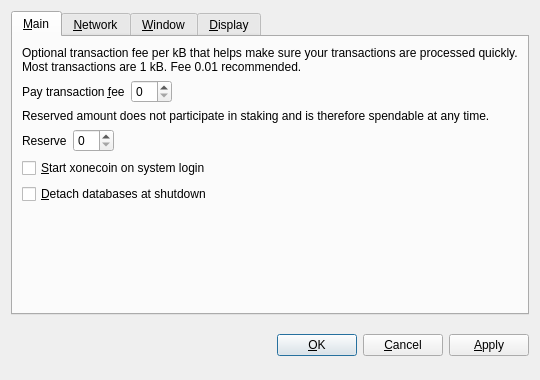
<?xml version="1.0" encoding="UTF-8"?>
<ui version="4.0">
 <class>OptionsDialog</class>
 <widget class="QDialog" name="OptionsDialog">
  <property name="geometry">
   <rect>
    <x>0</x>
    <y>0</y>
    <width>540</width>
    <height>380</height>
   </rect>
  </property>
  <property name="windowTitle">
   <string>Options</string>
  </property>
  <property name="modal">
   <bool>true</bool>
  </property>
  <layout class="QVBoxLayout" name="verticalLayout">
   <item>
    <widget class="QTabWidget" name="tabWidget">
     <property name="tabPosition">
      <enum>QTabWidget::North</enum>
     </property>
     <property name="currentIndex">
      <number>0</number>
     </property>
     <widget class="QWidget" name="tabMain">
      <attribute name="title">
       <string>&amp;Main</string>
      </attribute>
      <layout class="QVBoxLayout" name="verticalLayout_Main">
       <item>
        <widget class="QLabel" name="transactionFeeInfoLabel">
         <property name="text">
          <string>Optional transaction fee per kB that helps make sure your transactions are processed quickly. Most transactions are 1 kB. Fee 0.01 recommended.</string>
         </property>
         <property name="textFormat">
          <enum>Qt::PlainText</enum>
         </property>
         <property name="wordWrap">
          <bool>true</bool>
         </property>
        </widget>
       </item>
       <item>
        <layout class="QHBoxLayout" name="horizontalLayoutFee">
         <item>
          <widget class="QLabel" name="transactionFeeLabel">
           <property name="text">
            <string>Pay transaction &amp;fee</string>
           </property>
           <property name="textFormat">
            <enum>Qt::PlainText</enum>
           </property>
           <property name="buddy">
            <cstring>transactionFee</cstring>
           </property>
          </widget>
         </item>
         <item>
          <widget class="BitcoinAmountField" name="transactionFee"/>
         </item>
         <item>
          <spacer name="horizontalSpacerFee">
           <property name="orientation">
            <enum>Qt::Horizontal</enum>
           </property>
           <property name="sizeHint" stdset="0">
            <size>
             <width>40</width>
             <height>20</height>
            </size>
           </property>
          </spacer>
         </item>
        </layout>
       </item>
       <item>
        <widget class="QLabel" name="reserveBalanceInfoLabel">
         <property name="text">
          <string>Reserved amount does not participate in staking and is therefore spendable at any time.</string>
         </property>
         <property name="textFormat">
          <enum>Qt::PlainText</enum>
         </property>
         <property name="wordWrap">
          <bool>true</bool>
         </property>
        </widget>
       </item>
       <item>
        <layout class="QHBoxLayout" name="horizontalLayoutReserveBalance">
         <item>
          <widget class="QLabel" name="reserveBalanceLabel">
           <property name="text">
            <string>Reserve</string>
           </property>
           <property name="textFormat">
            <enum>Qt::PlainText</enum>
           </property>
           <property name="buddy">
            <cstring>reserveBalance</cstring>
           </property>
          </widget>
         </item>
         <item>
          <widget class="BitcoinAmountField" name="reserveBalance"/>
         </item>
         <item>
          <spacer name="horizontalSpacerReserveBalance">
           <property name="orientation">
            <enum>Qt::Horizontal</enum>
           </property>
           <property name="sizeHint" stdset="0">
            <size>
             <width>40</width>
             <height>20</height>
            </size>
           </property>
          </spacer>
         </item>
        </layout>
       </item>
       <item>
        <widget class="QCheckBox" name="bitcoinAtStartup">
         <property name="toolTip">
          <string>Automatically start xonecoin after logging in to the system.</string>
         </property>
         <property name="text">
          <string>&amp;Start xonecoin on system login</string>
         </property>
        </widget>
       </item>
       <item>
        <widget class="QCheckBox" name="detachDatabases">
         <property name="toolTip">
          <string>Detach block and address databases at shutdown. This means they can be moved to another data directory, but it slows down shutdown. The wallet is always detached.</string>
         </property>
         <property name="text">
          <string>&amp;Detach databases at shutdown</string>
         </property>
        </widget>
       </item>
       <item>
        <spacer name="verticalSpacer_Main">
         <property name="orientation">
          <enum>Qt::Vertical</enum>
         </property>
         <property name="sizeHint" stdset="0">
          <size>
           <width>20</width>
           <height>40</height>
          </size>
         </property>
        </spacer>
       </item>
      </layout>
     </widget>
     <widget class="QWidget" name="tabNetwork">
      <attribute name="title">
       <string>&amp;Network</string>
      </attribute>
      <layout class="QVBoxLayout" name="verticalLayout_Network">
       <item>
        <widget class="QCheckBox" name="mapPortUpnp">
         <property name="toolTip">
          <string>Automatically open the xonecoin client port on the router. This only works when your router supports UPnP and it is enabled.</string>
         </property>
         <property name="text">
          <string>Map port using &amp;UPnP</string>
         </property>
        </widget>
       </item>
       <item>
        <widget class="QCheckBox" name="connectSocks">
         <property name="toolTip">
          <string>Connect to the xonecoin network through a SOCKS proxy (e.g. when connecting through Tor).</string>
         </property>
         <property name="text">
          <string>&amp;Connect through SOCKS proxy:</string>
         </property>
        </widget>
       </item>
       <item>
        <layout class="QHBoxLayout" name="horizontalLayout_Network">
         <item>
          <widget class="QLabel" name="proxyIpLabel">
           <property name="text">
            <string>Proxy &amp;IP:</string>
           </property>
           <property name="textFormat">
            <enum>Qt::PlainText</enum>
           </property>
           <property name="buddy">
            <cstring>proxyIp</cstring>
           </property>
          </widget>
         </item>
         <item>
          <widget class="QValidatedLineEdit" name="proxyIp">
           <property name="maximumSize">
            <size>
             <width>140</width>
             <height>16777215</height>
            </size>
           </property>
           <property name="toolTip">
            <string>IP address of the proxy (e.g. 127.0.0.1)</string>
           </property>
          </widget>
         </item>
         <item>
          <widget class="QLabel" name="proxyPortLabel">
           <property name="text">
            <string>&amp;Port:</string>
           </property>
           <property name="textFormat">
            <enum>Qt::PlainText</enum>
           </property>
           <property name="buddy">
            <cstring>proxyPort</cstring>
           </property>
          </widget>
         </item>
         <item>
          <widget class="QLineEdit" name="proxyPort">
           <property name="maximumSize">
            <size>
             <width>55</width>
             <height>16777215</height>
            </size>
           </property>
           <property name="toolTip">
            <string>Port of the proxy (e.g. 9050)</string>
           </property>
          </widget>
         </item>
         <item>
          <widget class="QLabel" name="socksVersionLabel">
           <property name="text">
            <string>SOCKS &amp;Version:</string>
           </property>
           <property name="textFormat">
            <enum>Qt::PlainText</enum>
           </property>
           <property name="buddy">
            <cstring>socksVersion</cstring>
           </property>
          </widget>
         </item>
         <item>
          <widget class="QValueComboBox" name="socksVersion">
           <property name="toolTip">
            <string>SOCKS version of the proxy (e.g. 5)</string>
           </property>
          </widget>
         </item>
         <item>
          <spacer name="horizontalSpacer_Network">
           <property name="orientation">
            <enum>Qt::Horizontal</enum>
           </property>
           <property name="sizeHint" stdset="0">
            <size>
             <width>40</width>
             <height>20</height>
            </size>
           </property>
          </spacer>
         </item>
        </layout>
       </item>
       <item>
        <spacer name="verticalSpacer_Network">
         <property name="orientation">
          <enum>Qt::Vertical</enum>
         </property>
         <property name="sizeHint" stdset="0">
          <size>
           <width>20</width>
           <height>40</height>
          </size>
         </property>
        </spacer>
       </item>
      </layout>
     </widget>
     <widget class="QWidget" name="tabWindow">
      <attribute name="title">
       <string>&amp;Window</string>
      </attribute>
      <layout class="QVBoxLayout" name="verticalLayout_Window">
       <item>
        <widget class="QCheckBox" name="minimizeToTray">
         <property name="toolTip">
          <string>Show only a tray icon after minimizing the window.</string>
         </property>
         <property name="text">
          <string>&amp;Minimize to the tray instead of the taskbar</string>
         </property>
        </widget>
       </item>
       <item>
        <widget class="QCheckBox" name="minimizeOnClose">
         <property name="toolTip">
          <string>Minimize instead of exit the application when the window is closed. When this option is enabled, the application will be closed only after selecting Quit in the menu.</string>
         </property>
         <property name="text">
          <string>M&amp;inimize on close</string>
         </property>
        </widget>
       </item>
       <item>
        <spacer name="verticalSpacer_Window">
         <property name="orientation">
          <enum>Qt::Vertical</enum>
         </property>
         <property name="sizeHint" stdset="0">
          <size>
           <width>20</width>
           <height>40</height>
          </size>
         </property>
        </spacer>
       </item>
      </layout>
     </widget>
     <widget class="QWidget" name="tabDisplay">
      <attribute name="title">
       <string>&amp;Display</string>
      </attribute>
      <layout class="QVBoxLayout" name="verticalLayout_Display">
       <item>
        <layout class="QHBoxLayout" name="horizontalLayout_1_Display">
         <item>
          <widget class="QLabel" name="langLabel">
           <property name="text">
            <string>User Interface &amp;language:</string>
           </property>
           <property name="textFormat">
            <enum>Qt::PlainText</enum>
           </property>
           <property name="buddy">
            <cstring>lang</cstring>
           </property>
          </widget>
         </item>
         <item>
          <widget class="QValueComboBox" name="lang">
           <property name="toolTip">
            <string>The user interface language can be set here. This setting will take effect after restarting xonecoin.</string>
           </property>
          </widget>
         </item>
        </layout>
       </item>
       <item>
        <layout class="QHBoxLayout" name="horizontalLayout_2_Display">
         <item>
          <widget class="QLabel" name="unitLabel">
           <property name="text">
            <string>&amp;Unit to show amounts in:</string>
           </property>
           <property name="textFormat">
            <enum>Qt::PlainText</enum>
           </property>
           <property name="buddy">
            <cstring>unit</cstring>
           </property>
          </widget>
         </item>
         <item>
          <widget class="QValueComboBox" name="unit">
           <property name="toolTip">
            <string>Choose the default subdivision unit to show in the interface and when sending coins.</string>
           </property>
          </widget>
         </item>
        </layout>
       </item>
       <item>
        <widget class="QCheckBox" name="displayAddresses">
         <property name="toolTip">
          <string>Whether to show xonecoin addresses in the transaction list or not.</string>
         </property>
         <property name="text">
          <string>&amp;Display addresses in transaction list</string>
         </property>
        </widget>
       </item>
       <item>
        <widget class="QCheckBox" name="coinControlFeatures">
         <property name="toolTip">
          <string>Whether to show coin control features or not.</string>
         </property>
         <property name="text">
          <string>Display coin &amp;control features (experts only!)</string>
         </property>
        </widget>
       </item>
       <item>
        <spacer name="verticalSpacer_Display">
         <property name="orientation">
          <enum>Qt::Vertical</enum>
         </property>
         <property name="sizeHint" stdset="0">
          <size>
           <width>20</width>
           <height>40</height>
          </size>
         </property>
        </spacer>
       </item>
      </layout>
     </widget>
    </widget>
   </item>
   <item>
    <layout class="QHBoxLayout" name="horizontalLayout_Buttons">
     <item>
      <spacer name="horizontalSpacer_1">
       <property name="orientation">
        <enum>Qt::Horizontal</enum>
       </property>
       <property name="sizeHint" stdset="0">
        <size>
         <width>40</width>
         <height>48</height>
        </size>
       </property>
      </spacer>
     </item>
     <item>
      <widget class="QLabel" name="statusLabel">
       <property name="font">
        <font>
         <weight>75</weight>
         <bold>true</bold>
        </font>
       </property>
       <property name="text">
        <string/>
       </property>
       <property name="textFormat">
        <enum>Qt::PlainText</enum>
       </property>
       <property name="wordWrap">
        <bool>true</bool>
       </property>
      </widget>
     </item>
     <item>
      <spacer name="horizontalSpacer_2">
       <property name="orientation">
        <enum>Qt::Horizontal</enum>
       </property>
       <property name="sizeHint" stdset="0">
        <size>
         <width>40</width>
         <height>48</height>
        </size>
       </property>
      </spacer>
     </item>
     <item>
      <widget class="QPushButton" name="okButton">
       <property name="text">
        <string>&amp;OK</string>
       </property>
      </widget>
     </item>
     <item>
      <widget class="QPushButton" name="cancelButton">
       <property name="text">
        <string>&amp;Cancel</string>
       </property>
       <property name="autoDefault">
        <bool>false</bool>
       </property>
      </widget>
     </item>
     <item>
      <widget class="QPushButton" name="applyButton">
       <property name="text">
        <string>&amp;Apply</string>
       </property>
       <property name="autoDefault">
        <bool>false</bool>
       </property>
      </widget>
     </item>
    </layout>
   </item>
  </layout>
 </widget>
 <customwidgets>
  <customwidget>
   <class>BitcoinAmountField</class>
   <extends>QSpinBox</extends>
   <header>bitcoinamountfield.h</header>
  </customwidget>
  <customwidget>
   <class>QValueComboBox</class>
   <extends>QComboBox</extends>
   <header>qvaluecombobox.h</header>
  </customwidget>
  <customwidget>
   <class>QValidatedLineEdit</class>
   <extends>QLineEdit</extends>
   <header>qvalidatedlineedit.h</header>
  </customwidget>
 </customwidgets>
 <resources/>
 <connections/>
</ui>
